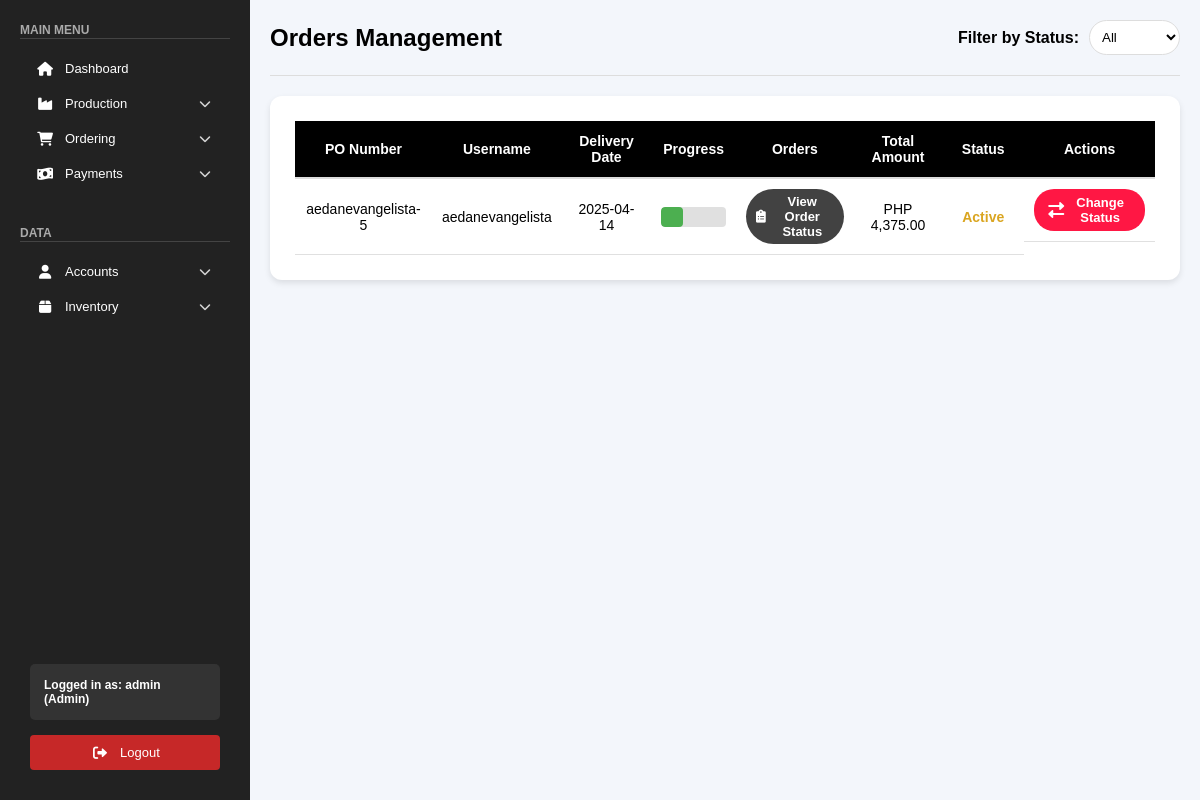
The page /public/pages/orders.php (signed in) on the database as committed earlier.
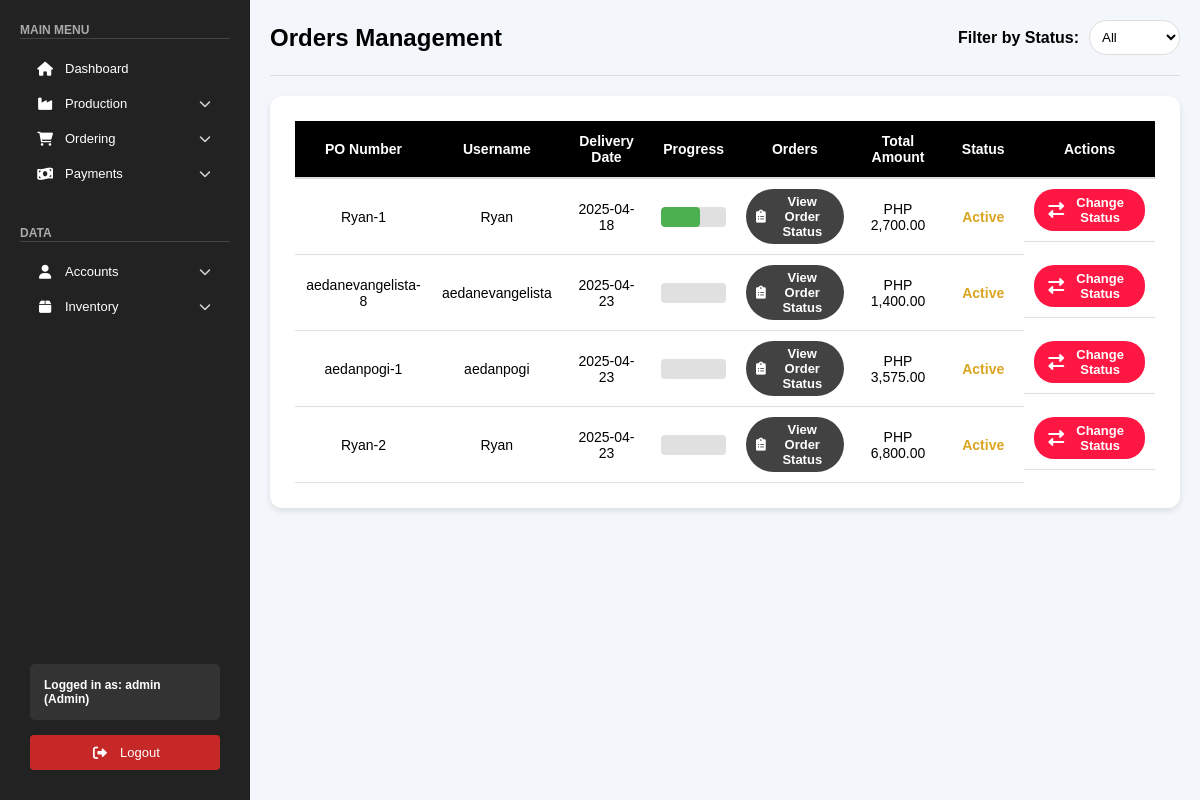
The same page on the database as committed later.
### tables this page shows
CREATE TABLE `orders` (
  `id` int(11) NOT NULL,
  `po_number` varchar(255) NOT NULL,
  `username` varchar(255) NOT NULL,
  `order_date` date NOT NULL,
  `delivery_date` date NOT NULL,
  `delivery_address` varchar(255) DEFAULT NULL,
  `orders` longtext DEFAULT NULL CHECK (json_valid(`orders`)),
  `total_amount` decimal(10,2) NOT NULL,
  `status` enum('Pending','Active','Rejected','Completed') NOT NULL DEFAULT 'Pending',
  `contact_number` varchar(20) DEFAULT NULL,
  `special_instructions` text DEFAULT NULL,
  `payment_method` varchar(50) DEFAULT NULL,
  `subtotal` decimal(10,2) DEFAULT 0.00,
  `delivery_fee` decimal(10,2) DEFAULT 0.00,
  `progress` int(11) DEFAULT 0,
  `completed_items` longtext DEFAULT NULL,
  `item_progress_data` longtext DEFAULT NULL,
  `quantity_progress_data` longtext DEFAULT NULL,
  `item_progress_percentages` longtext DEFAULT NULL
);

### public/pages/orders.php (the view, shortened to what this page needs)
<?php
include "../../backend/check_role.php";
$orders = [];
$sql = "SELECT po_number, username, order_date, delivery_date, delivery_address, orders, total_amount, status, progress FROM orders WHERE status IN ('Active', 'Rejected')";
$sql .= " ORDER BY
          CASE
              WHEN status = 'Active' THEN 1
              WHEN status = 'Rejected' THEN 2
              ELSE 3
          END,
          delivery_date ASC";
$stmt = $conn->prepare($sql);
$stmt->execute();
$result = $stmt->get_result();
if ($result && $result->num_rows > 0) {
    while ($row = $result->fetch_assoc()) {
        $orders[] = $row;
    }
}
?>
<!DOCTYPE html>
<html lang="en">
<head>
    <link rel="stylesheet" href="/css/orders.css">
    <link rel="stylesheet" href="/css/sidebar.css">
    <link rel="stylesheet" href="/css/toast.css">
    <link rel="stylesheet" href="https://cdnjs.cloudflare.com/ajax/libs/font-awesome/6.0.0/css/all.min.css">
    <link rel="stylesheet" href="https://code.jquery.com/ui/1.12.1/themes/base/jquery-ui.css">
</head>
<body>
    <?php include '../sidebar.php'; ?>
    <div class="main-content">
        <div class="orders-header">
            <h1>Orders Management</h1>
            <div class="filter-section">
                <label for="statusFilter">Filter by Status:</label>
                <select id="statusFilter" onchange="filterByStatus()">
                    <option value="">All</option>
                </select>
            </div>
        </div>
        <div class="orders-table-container">
            <table class="orders-table">
                <thead>
                    <tr>
                        <th>PO Number</th>
                        <th>Username</th>
                        <th>Delivery Date</th>
                        <th>Progress</th>
                        <th>Orders</th>
                        <th>Total Amount</th>
                        <th>Status</th>
                        <th>Actions</th>
                    </tr>
                </thead>
                <tbody>
                    <?php if (count($orders) > 0): ?>
                        <?php foreach ($orders as $order): ?>
                            <tr>
                                <td><?= htmlspecialchars($order['po_number']) ?></td>
                                <td><?= htmlspecialchars($order['username']) ?></td>
                                <td><?= htmlspecialchars($order['delivery_date']) ?></td>
                                <td>
                                    <div class="progress-bar-container">
                                        <div class="progress-bar" style="width: <?= $order['progress'] ?? 0 ?>%"></div>
                                    </div>
                                </td>
                                <td>
                                    <button class="view-orders-btn" onclick="viewOrderDetails('<?= htmlspecialchars($order['po_number']) ?>')">
                                        <i class="fas fa-clipboard-list"></i>
                                        View Order Status
                                    </button>
                                </td>
                                <td>PHP <?= htmlspecialchars(number_format($order['total_amount'], 2)) ?></td>
                                <td>
                                    <?php
                                    $statusClass = '';
                                    switch($order['status']) {
                                        case 'Active':
                                            $statusClass = 'status-active';
                                            break;
                                    }
                                    ?>
                                    <span class="status-badge <?= $statusClass ?>"><?= htmlspecialchars($order['status']) ?></span>
                                </td>
                                <td class="action-buttons">
                                    <button class="status-btn" onclick="openStatusModal('<?= htmlspecialchars($order['po_number']) ?>', '<?= htmlspecialchars($order['username']) ?>')">
                                        <i class="fas fa-exchange-alt"></i> Change Status
                                    </button>
                                </td>
                            </tr>
                        <?php endforeach; ?>
                    <?php else: ?>
                        <tr>
                            <td colspan="8" class="no-orders">No orders found.</td>
                        </tr>
                    <?php endif; ?>
                </tbody>
            </table>
        </div>
    </div>
</body>
</html>

### public/sidebar.php (shortened to what this page needs)
<?php
include_once "../../backend/check_role.php";
if (isset($_SESSION['admin_user_id'])) {
    $username = $_SESSION['admin_username'] ?? 'Guest';
    $role = $_SESSION['admin_role'] ?? 'guest';
} else if (isset($_SESSION['client_user_id'])) {
    $username = $_SESSION['client_username'] ?? 'Guest';
    $role = $_SESSION['client_role'] ?? 'guest';
} else {
    $username = $_SESSION['username'] ?? 'Guest';
    $role = $_SESSION['role'] ?? 'guest';
}
$stmt = $conn->prepare("SELECT pages FROM roles WHERE role_name = ? AND status = 'active'");
$stmt->bind_param("s", $role);
$stmt->execute();
$stmt->bind_result($pages);
$allowedPages = array_map('trim', explode(',', $pages));
?>
<div class="sidebar">
    <div>
        <div class="menu-section">
            <span class="menu-title"><b>MAIN MENU</b></span>
            <hr>
            <?php if (in_array('Dashboard', $allowedPages)): ?>
                <a href="/public/pages/dashboard.php" class="menu-item">
                    <div>
                        <i class="fas fa-home"></i> Dashboard
                    </div>
                </a>
            <?php endif; ?>
            <?php if (in_array('Forecast', $allowedPages)): ?>
                <div class="submenu">
                    <span class="menu-item" onclick="toggleSubmenu(this)">
                        <div>
                            <i class="fas fa-industry"></i> Production
                        </div>
                        <i class="fas fa-chevron-down"></i>
                    </span>
                </div>
            <?php endif; ?>
            <?php if (in_array('Orders', $allowedPages) || in_array('Order History', $allowedPages) || in_array('Pending Orders', $allowedPages)): ?>
                <div class="submenu">
                    <span class="menu-item" onclick="toggleSubmenu(this)">
                        <div>
                            <i class="fas fa-shopping-cart"></i> Ordering
                        </div>
                        <i class="fas fa-chevron-down"></i>
                    </span>
                </div>
            <?php endif; ?>
            <?php if (in_array('Payment History', $allowedPages)): ?>
                <div class="submenu">
                    <span class="menu-item" onclick="toggleSubmenu(this)">
                        <div>
                            <i class="fas fa-money-bill-wave"></i> Payments
                        </div>
                        <i class="fas fa-chevron-down"></i>
                    </span>
                </div>
            <?php endif; ?>
        </div>
        <div class="menu-section">
            <span class="menu-title"><b>DATA</b></span>
            <hr>
            <?php if (in_array('Accounts - Admin', $allowedPages) || in_array('Accounts - Clients', $allowedPages) || in_array('User Roles', $allowedPages)): ?>
                <div class="submenu">
                    <span class="menu-item" onclick="toggleSubmenu(this)">
                        <div>
                            <i class="fas fa-user"></i> Accounts
                        </div>
                        <i class="fas fa-chevron-down"></i>
                    </span>
                </div>
            <?php endif; ?>
            <?php if (in_array('Inventory', $allowedPages)): ?>
                <div class="submenu">
                    <span class="menu-item" onclick="toggleSubmenu(this)">
                        <div>
                            <i class="fas fa-box"></i> Inventory
                        </div>
                        <i class="fas fa-chevron-down"></i>
                    </span>
                </div>
            <?php endif; ?>
        </div>
    </div>
    <div class="account-section">
        <div class="account-info">
            Logged in as:
            <strong>
                <?php echo htmlspecialchars($username); ?>
            </strong> (<?= htmlspecialchars(ucfirst($role)) ?>)
        </div>
        <a href="/backend/logout.php" class="logout-btn">
            <i class="fas fa-sign-out-alt"></i> Logout
        </a>
    </div>
</div>

### css/orders.css (style rules this page uses)
body { font-family: Arial, sans-serif; background-color: #f3f6fb; margin: 0; box-sizing: border-box; }
.orders-header { display: flex; justify-content: space-between; align-items: center; margin-bottom: 20px; padding-bottom: 20px; border-bottom: 1px solid #ddd; }
.orders-header h1 { font-size: 24px; font-weight: bold; display: flex; align-items: center; gap: 12px; }
.orders-table-container { background-color: #ffffff; padding: 25px; border-radius: 12px; box-shadow: 0px 3px 6px rgba(0, 0, 0, 0.1); }
.orders-table { width: 100%; border-collapse: collapse; font-size: 14px; }
.orders-table th { background-color: black; color: white; font-weight: bold; padding: 12px; text-align: center; border-bottom: 2px solid #ddd; }
.orders-table td { padding: 10px; text-align: center; border-bottom: 1px solid #e0e0e0; }
.action-buttons { display: flex; justify-content: center; gap: 10px; }
.status-btn { background-color: #FF1744; color: white; padding: 6px 14px; font-size: 13px; font-weight: 600; border-radius: 20px; text-decoration: none; transition: background-color 0.3s; display: flex; align-items: center; gap: 5px; border: none; }
.status-btn i { font-size: 16px; }
.view-orders-btn { background-color: #424242; color: white; padding: 5px 10px; font-size: 13px; font-weight: 600; border-radius: 80px; border: none; cursor: pointer; display: inline-flex; align-items: center; gap: 5px; transition: background-color 0.3s; }
.status-badge { padding: 5px 10px; border-radius: 80px; font-weight: 600; color: white; display: inline-block; }
.status-active { color: #DAA520; font-weight: 600; }
.filter-section { display: flex; align-items: center; gap: 10px; }
.filter-section label { font-weight: bold; }
.filter-section select { padding: 8px; border-radius: 4px; border: 1px solid #ddd; background-color: white; cursor: pointer; }
#statusFilter { border-radius: 80px; }

### css/sidebar.css (style rules this page uses)
* { margin: 0; padding: 0; box-sizing: border-box; font-family: Arial, sans-serif; text-decoration: none; }
.sidebar { width: 250px; background: #222; color: white; padding: 20px; display: flex; flex-direction: column; justify-content: space-between; height: 100vh; position: fixed; left: 0; top: 0; }
.menu-section { margin-bottom: 32px; }
.menu-title { font-size: 12px; font-weight: bold; color: #aaa; margin-bottom: 10px; margin-top: 20px; }
hr { border: none; height: 1px; background: #444; margin-bottom: 12px; }
.menu-item { display: flex; align-items: center; justify-content: space-between; gap: 10px; background: none; border: none; color: white; font-size: 13px; font-weight: 400; padding: 10px 15px; width: 100%; text-align: left; cursor: pointer; transition: background 0.2s ease-in-out; border-radius: 4px; }
.submenu { display: flex; flex-direction: column; }
.menu-item .fa-chevron-down { font-size: 12px; transition: transform 0.3s cubic-bezier(0.4, 0, 0.2, 1); opacity: 0.8; }
.account-section { margin-top: auto; display: flex; flex-direction: column; align-items: stretch; gap: 5px; padding: 10px; width: 100%; background-color: #222; }
.account-info { background: #333; padding: 14px; border-radius: 5px; font-size: 12px; color: white; font-weight: bold; }
.logout-btn { display: flex; align-items: center; gap: 10px; background: #c62828; color: white; font-size: 13px; font-weight: 400; padding: 10px 15px; width: 100%; text-align: center; justify-content: center; cursor: pointer; transition: background 0.2s ease-in-out; border-radius: 4px; margin-top: 10px; }
.sidebar i { font-size: 14px; width: 20px; text-align: center; }
.menu-item > div { display: flex; align-items: center; gap: 10px; }
.main-content { margin-left: 250px; padding: 20px; width: calc(100% - 250px); box-sizing: border-box; overflow-x: auto; }

### public/pages/orders.php (style rules this page uses)
.progress-bar-container { width: 100%; background-color: #e0e0e0; border-radius: 4px; height: 20px; position: relative; overflow: hidden; }
.progress-bar { height: 100%; background-color: #4CAF50; border-radius: 4px; transition: width 0.5s ease; display: flex; align-items: center; justify-content: center; }

### public/sidebar.php (style rules this page uses)
.menu-item .fa-chevron-down { font-size: 12px; transition: transform 0.3s cubic-bezier(0.4, 0, 0.2, 1); opacity: 0.8; }
.submenu > .menu-item { cursor: pointer; }

Rows that differ between the two databases and show on the page:
no longer on this page (row edited): orders: po_number "aedanevangelista-5", username "aedanevangelista", delivery_date "2025-04-14", progress 33 (drawn), total_amount "4,375.00", status "Active"
added orders: po_number "Ryan-1", username "Ryan", delivery_date "2025-04-18", progress 60 (drawn), total_amount "2,700.00", status "Active"
added orders: po_number "aedanevangelista-8", username "aedanevangelista", delivery_date "2025-04-23", total_amount "1,400.00", status "Active"
added orders: po_number "aedanpogi-1", username "aedanpogi", delivery_date "2025-04-23", total_amount "3,575.00", status "Active"
added orders: po_number "Ryan-2", username "Ryan", delivery_date "2025-04-23", total_amount "6,800.00", status "Active"
